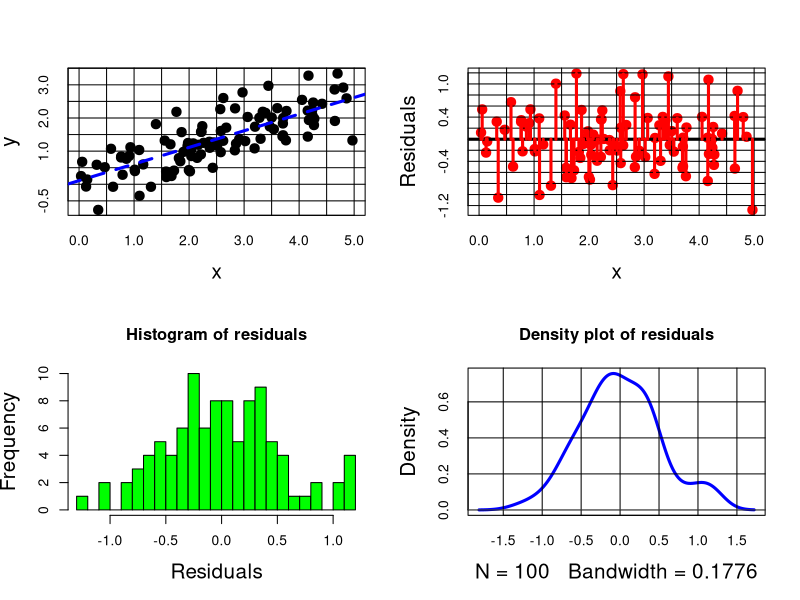

Write the R code that produced this figure.
Ndata<-100
x<- runif(Ndata,0,5)
y<- 0.5*x+(0.5*rnorm(Ndata,0.1,1))

print(cor(y,x)^2)

fit <- lm(y~x)
s<- summary(fit)
r<- fit$residuals
print(s$r.squared)

par(mfrow=c(2,2))
plot(x,y,pch=19,cex=1.5,tck=1, lab=c(10,10,5),
     xlim=c(0,5), cex.lab=1.5)
abline(fit,lwd=3, lty=2, col='blue')

plot(x,r,cex=1.5, tck=1, lab=c(10,10,5), 
     xlim=c(0,5), col='red',pch=19,
     ylab = "Residuals",cex.lab=1.5)
abline(0,0,lwd=3)

for (i in 1:length(r)){
    lines(c(x[i],x[i]), c(0,r[i]), lwd=3, col='red')
}

hist(r, breaks=Ndata/5, col='green', main = "Histogram of residuals",
     xlim = c(min(r),max(r)), cex.lab=1.5,
     xlab = "Residuals")
plot(density(r), lwd=3, main = "Density plot of residuals", 
     tck=1, col='blue',cex.lab=1.5)